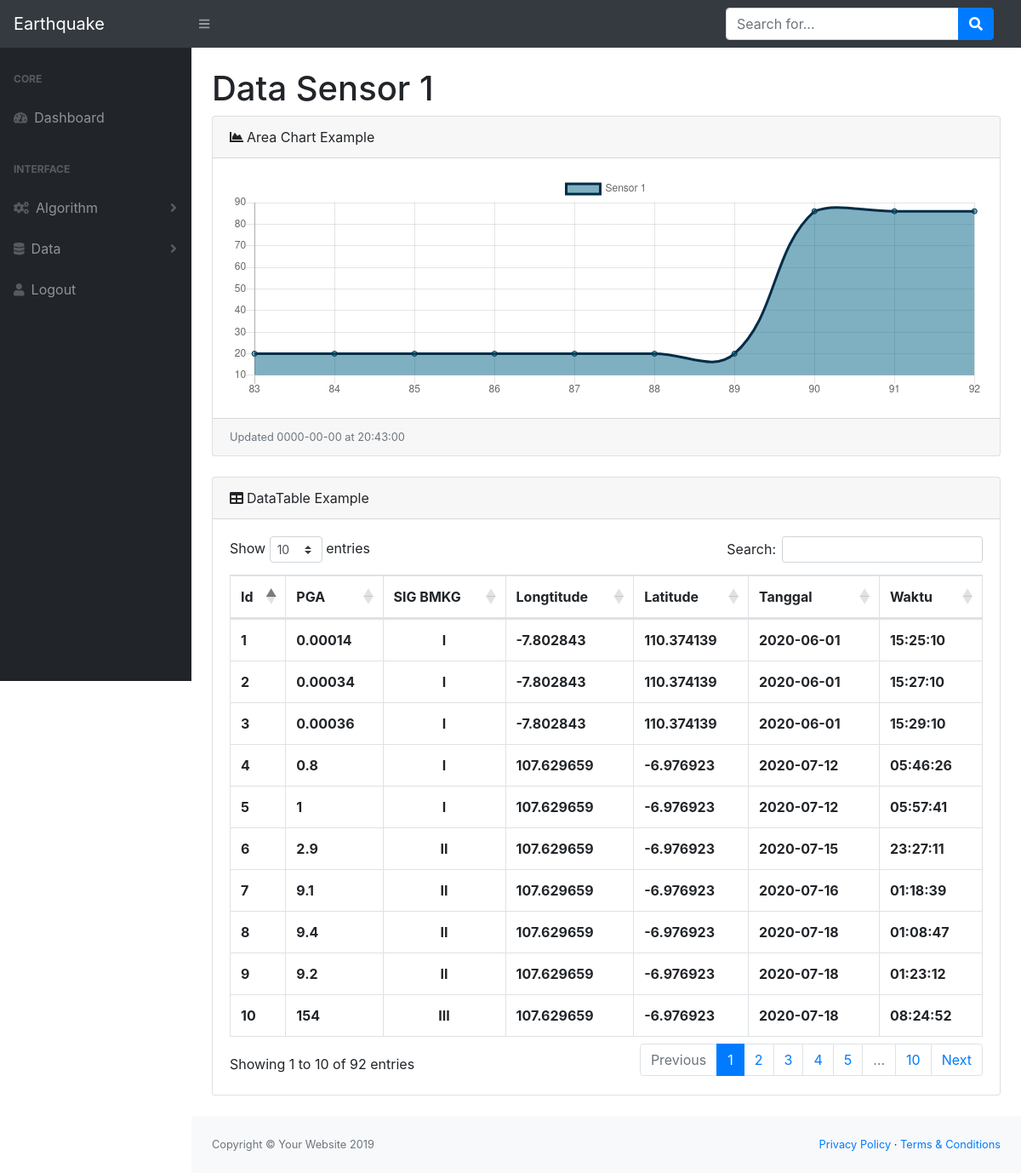
The page /dist/data1.php on the database its author committed.
### tables this page shows
CREATE TABLE `sensor1` (
  `id_sensor1` int(11) NOT NULL,
  `pga1` float DEFAULT NULL,
  `sigbmkg` varchar(3) NOT NULL,
  `longtitude` varchar(55) NOT NULL,
  `latitude` varchar(55) NOT NULL,
  `tanggal` date DEFAULT NULL,
  `waktu` time DEFAULT NULL
);

### dist/data1.php (the view, shortened to what this page needs)
<!DOCTYPE html>
<?php
    $mysqli = new mysqli("localhost", "root", "", "earthquake");
    $query = "SELECT * FROM sensor1 ORDER BY id_sensor1 DESC";
?>
<html lang="en">
    <head>
        <link href="css/styles.css" rel="stylesheet" />
        <link href="https://cdn.datatables.net/1.10.20/css/dataTables.bootstrap4.min.css" rel="stylesheet" />
    </head>
    <body class="sb-nav-fixed">
        <nav class="sb-topnav navbar navbar-expand navbar-dark bg-dark">
            <a class="navbar-brand" href="index.php">Earthquake</a><button class="btn btn-link btn-sm order-1 order-lg-0" id="sidebarToggle" href="#"><i class="fas fa-bars"></i></button
            >
            <form class="d-none d-md-inline-block form-inline ml-auto mr-0 mr-md-3 my-2 my-md-0">
                <div class="input-group">
                    <input class="form-control" type="text" placeholder="Search for..." aria-label="Search" aria-describedby="basic-addon2" />
                    <div class="input-group-append">
                        <button class="btn btn-primary" type="button"><i class="fas fa-search"></i></button>
                    </div>
                </div>
            </form>
        </nav>
        <div id="layoutSidenav">
            <?php include "menu.php" ?>
            <div id="layoutSidenav_content">
                <main>
                    <div class="container-fluid">
                        <h1 class="mt-4">Data Sensor 1</h1>
                        <div class="card mb-4">
                            <?php
                                $dataid = '';
                                $datapga = '';
                                $dataDate = '';
                                $dataWaktu = '';
                                $sql = "SELECT * FROM (SELECT id_sensor1, pga1, tanggal, waktu from sensor1 ORDER BY id_sensor1 DESC LIMIT 10) Var1 ORDER BY id_sensor1 ASC";
                                $result = mysqli_query($mysqli, $sql);
                                while ($row = mysqli_fetch_array($result)) {
                                    $dataid = $dataid . '"'. $row['id_sensor1'].'",';
                                    $datapga = $datapga . '"'. $row['pga1'].'",';
                                    $dataDate = $row['tanggal'];
                                    $dataWaktu = $row['waktu'];
                                }
                                $dataid = trim($dataid,",");
                                $datapga = trim($datapga,",");
                            ?>
                            <div class="card-header"><i class="fas fa-chart-area mr-1"></i>Area Chart Example</div>
                            <div class="card-body"><canvas id="myChart" width="100%" height="30"></canvas></div>
                            <div class="card-footer small text-muted">Updated <?php echo $dataDate ?> at <?php echo $dataWaktu ?></div>
                            <script>
                                let myChart = document.getElementById('myChart').getContext('2d')
                                let barChart = new Chart(myChart,{
                                    type: 'line',
                                    data:{
                                        labels: [<?php echo $dataid; ?>],
                                        datasets:[{
                                            label: "Sensor 1",
                                            backgroundColor: 'rgba(0,99,132,0.5)',
                                            borderColor: 'rgb(2,44,71)',
                                            data: [<?php echo $datapga; ?>],
                                        }]
                                    }
                                });
                            </script>
                        </div>
                        <div class="card mb-4">
                            <div class="card-header"><i class="fas fa-table mr-1"></i>DataTable Example</div>
                            <div class="card-body">
                                <div class="table-responsive">
                                    <table class="table table-bordered" id="dataTable" width="100%" cellspacing="0">
                                        <thead>
                                            <tr class="text-center">
                                                <th>Id</th>
                                                <th>PGA</th>
                                                <th>SIG BMKG</th>
                                                <th>Longtitude</th>
                                                <th>Latitude</th>
                                                <th>Tanggal</th>
                                                <th>Waktu</th>
                                            </tr>
                                        </thead>
                                        <tbody>
                                            <?php
                                                if($result = $mysqli->query($query)){
                                                    while($data=$result->fetch_assoc()){
                                                        $id_sensor1 = $data["id_sensor1"];
                                                        $pga1 = $data["pga1"];
                                                        $sigbmkg = $data["sigbmkg"];
                                                        $longtitude = $data["longtitude"];
                                                        $latitude = $data["latitude"];
                                                        $tanggal = $data["tanggal"];
                                                        $waktu = $data["waktu"];
                                                        echo '<tr>
                                                                <th>'.$id_sensor1.'</th>
                                                                <th>'.$pga1.'</th>
                                                                <th class="text-center">'.$sigbmkg.'</th>
                                                                <th>'.$longtitude.'</th>
                                                                <th>'.$latitude.'</th>
                                                                <th>'.$tanggal.'</th>
                                                                <th>'.$waktu.'</th>
                                                            </tr>';
                                                    }
                                                }
                                            ?>
                                        </tbody>
                                    </table>
                                </div>
                            </div>
                        </div>
                    </div>
                </main>
                <footer class="py-4 bg-light mt-auto">
                    <div class="container-fluid">
                        <div class="d-flex align-items-center justify-content-between small">
                            <div class="text-muted">Copyright &copy; Your Website 2019</div>
                            <div>
                                <a href="#">Privacy Policy</a>
                                &middot;
                                <a href="#">Terms &amp; Conditions</a>
                            </div>
                        </div>
                    </div>
                </footer>
            </div>
        </div>
    </body>
</html>

### dist/menu.php (shortened to what this page needs)
<?php
    if (isset($_SESSION['level']) && isset($_SESSION['username']))
    {
        if ($_SESSION['level'] == "admin")
            {
?>
<div id="layoutSidenav_nav">
                <nav class="sb-sidenav accordion sb-sidenav-dark" id="sidenavAccordion">
                    <div class="sb-sidenav-menu">
                        <div class="nav">
                            <div class="sb-sidenav-menu-heading">Core</div>
                            <a class="nav-link" href="index.php"
                                ><div class="sb-nav-link-icon"><i class="fas fa-tachometer-alt"></i></div>
                                Dashboard
                            </a>
<div class="sb-sidenav-menu-heading">Interface</div>
                            <a class="nav-link collapsed" href="#" data-toggle="collapse" data-target="#collapseLayouts2" aria-expanded="false" aria-controls="collapseLayouts"
                                ><div class="sb-nav-link-icon"><i class="fa fa-cogs"></i></div>
                                Algorithm
                                <div class="sb-sidenav-collapse-arrow"><i class="fas fa-angle-down"></i></div
                            ></a>
                            <div class="collapse" id="collapseLayouts2" aria-labelledby="headingOne" data-parent="#sidenavAccordion">
                                <nav class="sb-sidenav-menu-nested nav"><a class="nav-link" href="fuzzy1.php">Fuzzy Logic</a><a class="nav-link" href="knn1.php">K-Nearst Neighbord</a></nav>
                            </div>
                            <a class="nav-link collapsed" href="#" data-toggle="collapse" data-target="#collapseLayouts" aria-expanded="false" aria-controls="collapseLayouts"
                                ><div class="sb-nav-link-icon"><i class="fa fa-database"></i></div>
                                Data
                                <div class="sb-sidenav-collapse-arrow"><i class="fas fa-angle-down"></i></div
                            ></a>
                            <div class="collapse" id="collapseLayouts" aria-labelledby="headingOne" data-parent="#sidenavAccordion">
                                <nav class="sb-sidenav-menu-nested nav">
                                    <a class="nav-link" href="data1.php">Sensor 1</a>
                                    <a class="nav-link" href="data2.php">Sensor 2</a>
                                    <a class="nav-link" href="data3.php">Sensor 3</a>
                                </nav>
                            </div>
                            <a class="nav-link" href="login/logout.php"
                                ><div class="sb-nav-link-icon"><i class="fas fa fa-user"></i></div>
                                Logout
                            </a>
                    </div>
                </nav>
            </div>
<?php
}
}else{
?>
<div id="layoutSidenav_nav">
                <nav class="sb-sidenav accordion sb-sidenav-dark" id="sidenavAccordion">
                    <div class="sb-sidenav-menu">
                        <div class="nav">
                            <div class="sb-sidenav-menu-heading">Core</div>
                            <a class="nav-link" href="index.php"
                                ><div class="sb-nav-link-icon"><i class="fas fa-tachometer-alt"></i></div>
                                Dashboard
                            </a>
<div class="sb-sidenav-menu-heading">Interface</div>
                            <a class="nav-link collapsed" href="#" data-toggle="collapse" data-target="#collapseLayouts2" aria-expanded="false" aria-controls="collapseLayouts"
                                ><div class="sb-nav-link-icon"><i class="fa fa-cogs"></i></div>
                                Algorithm
                                <div class="sb-sidenav-collapse-arrow"><i class="fas fa-angle-down"></i></div
                            ></a>
                            <a class="nav-link collapsed" href="#" data-toggle="collapse" data-target="#collapseLayouts" aria-expanded="false" aria-controls="collapseLayouts"
                                ><div class="sb-nav-link-icon"><i class="fa fa-database"></i></div>
                                Data
                                <div class="sb-sidenav-collapse-arrow"><i class="fas fa-angle-down"></i></div
                            ></a>
                            <a class="nav-link" href="login/login.php"
                                ><div class="sb-nav-link-icon"><i class="fas fa fa-user"></i></div>
                                Logout
                            </a>
                    </div>
                </nav>
            </div>
<?php
}
?>

### rows shown on the page
sensor1: tanggal "0000-00-00", waktu "20:43:00"
sensor1: id_sensor1 "10", pga1 "154", sigbmkg "III", longtitude "107.629659", latitude "-6.976923", tanggal "2020-07-18", waktu "08:24:52"
sensor1: id_sensor1 "9", pga1 "9.2", sigbmkg "II", longtitude "107.629659", latitude "-6.976923", tanggal "2020-07-18", waktu "01:23:12"
sensor1: id_sensor1 "8", pga1 "9.4", sigbmkg "II", longtitude "107.629659", latitude "-6.976923", tanggal "2020-07-18", waktu "01:08:47"
sensor1: id_sensor1 "7", pga1 "9.1", sigbmkg "II", longtitude "107.629659", latitude "-6.976923", tanggal "2020-07-16", waktu "01:18:39"
sensor1: id_sensor1 "6", pga1 "2.9", sigbmkg "II", longtitude "107.629659", latitude "-6.976923", tanggal "2020-07-15", waktu "23:27:11"
sensor1: id_sensor1 "5", pga1 "1", sigbmkg "I", longtitude "107.629659", latitude "-6.976923", tanggal "2020-07-12", waktu "05:57:41"
sensor1: id_sensor1 "4", pga1 "0.8", sigbmkg "I", longtitude "107.629659", latitude "-6.976923", tanggal "2020-07-12", waktu "05:46:26"
sensor1: id_sensor1 "3", pga1 "0.00036", sigbmkg "I", longtitude "-7.802843", latitude "110.374139", tanggal "2020-06-01", waktu "15:29:10"
sensor1: id_sensor1 "2", pga1 "0.00034", sigbmkg "I", longtitude "-7.802843", latitude "110.374139", tanggal "2020-06-01", waktu "15:27:10"
sensor1: id_sensor1 "1", pga1 "0.00014", sigbmkg "I", longtitude "-7.802843", latitude "110.374139", tanggal "2020-06-01", waktu "15:25:10"

### other values the page prints
chart data {{ $dataid }} "83","84","85","86","87","88","89","90","91","92"
chart data {{ $datapga }} "19.9996","19.9996","19.9996","19.9996","19.9996","19.9996","19.9996","85.9846","85.9846","85.9846"
